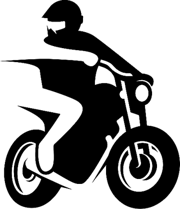
#> input picture img/rider.png, 180 x 209 px, found by its file name
$ python trace_rider.py path/to/rider.png
#> lines starting #> are read from the running program, lines starting #| are printed output that depends on the picture; after the words box and inside, x2 and y2 are one past the last pixel; in counts of white or black regions, pixels touching at a corner belong together
"""One-off: trace the old rider picture (1050 x 990 px, transparent) into android/art/onb/rider_trace.svg.

Already done; rerun only if the rider artwork changes. Needs `pip install vtracer` and Node (`npx svgo@3`).
    python3 android/tools/trace_rider.py path/to/rider.png
Steps: snap every pixel to five inks (black, paper white, light grey, mid grey, red), smooth with a 5 px mode
filter, trace the ink layers as stacked splines (speckles under 16 px dropped), let SVGO round to 0.1 px, snap
fills back to the five inks. The soft ground shadow is not traced; onb_art.py draws it as one squashed radial fade.
"""
import os, re, subprocess, sys, tempfile
import numpy as np
from PIL import Image, ImageFilter
import vtracer

INKS = [('#0A0A0A', (4, 4, 4)), ('#ECEBEB', (236, 235, 235)), ('#A8A6A6', (168, 166, 166)), ('#686666', (104, 102, 102)), ('#B5263A', (186, 36, 52))]
OUT = os.path.join(os.path.dirname(os.path.dirname(os.path.abspath(__file__))), 'art', 'onb', 'rider_trace.svg')

def main(src):
#> called with src = 'path/to/rider.png'
    a = np.array(Image.open(src).convert('RGBA')).astype(float)
    rgb = a[..., :3]; pal = np.array([c for _, c in INKS], float)
#> after `rgb = a[..., :3]`: rgb: shape (209, 180, 3) float64; every value is 0
    lab = ((rgb[:, :, None] - pal[None, None]) ** 2).sum(-1).argmin(-1)
#> lab: shape (209, 180) int64; every value is 0
    lab[((rgb.max(-1) - rgb.min(-1)) > 45) & (rgb[..., 0] > rgb[..., 1] + 30)] = 4
    lab[a[..., 3] < 236] = 255                                   # the shadow (alpha < 236) is left out
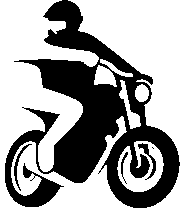
#> lab: shape (209, 180) int64; 61.9% white; 5 black regions (1 under 20 px), largest, box (x1, y1, x2, y2) and area: (5, 0, 180, 208) 13985, (138, 143, 156, 180) 152, (14, 144, 32, 191) 127, (121, 152, 128, 184) 61
    lab = np.array(Image.fromarray(lab.astype(np.uint8)).filter(ImageFilter.ModeFilter(5)))
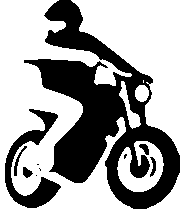
#> lab: shape (209, 180); 62.3% white; 10 black regions (4 under 20 px), largest, box (x1, y1, x2, y2) and area: (24, 0, 180, 209) 12209, (5, 109, 61, 208) 1668, (14, 146, 27, 176) 85, (23, 167, 33, 178) 70, (150, 157, 156, 177) 65, (139, 144, 149, 155) 64
    o = np.zeros(a.shape, np.uint8)
    for i, (_, c) in enumerate(INKS): o[lab == i, :3] = c; o[lab == i, 3] = 255
    with tempfile.TemporaryDirectory() as t:
        png, svg, opt = (os.path.join(t, n) for n in ('q.png', 'q.svg', 'o.svg'))
        Image.fromarray(o).save(png)
        vtracer.convert_image_to_svg_py(png, svg, colormode='color', hierarchical='stacked', mode='spline', filter_speckle=16,
                                        color_precision=8, layer_difference=8, corner_threshold=60, length_threshold=5.0,
                                        max_iterations=10, splice_threshold=45, path_precision=1)
#> (this line was passed over: vtracer is not available in this run)
#> (the run stopped early here; a loop or call above may not have finished)
